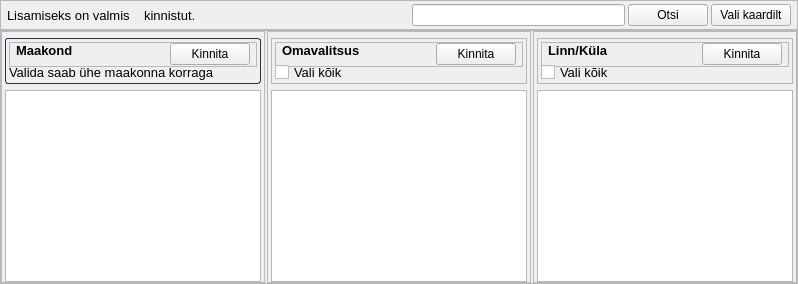
                     <widget class="QWidget" name="wCadastrals_selector" native="true">
                      <property name="styleSheet">
                       <string notr="true"/>
                      </property>
                      <layout class="QVBoxLayout" name="verticalLayout_54">
                       <property name="spacing">
                        <number>0</number>
                       </property>
                       <property name="leftMargin">
                        <number>0</number>
                       </property>
                       <property name="topMargin">
                        <number>0</number>
                       </property>
                       <property name="rightMargin">
                        <number>0</number>
                       </property>
                       <property name="bottomMargin">
                        <number>0</number>
                       </property>
                       <item>
                        <widget class="QFrame" name="wOlAndmed_LabelHolder">
                         <property name="frameShape">
                          <enum>QFrame::StyledPanel</enum>
                         </property>
                         <property name="frameShadow">
                          <enum>QFrame::Raised</enum>
                         </property>
                         <layout class="QHBoxLayout" name="horizontalLayout_3">
                          <property name="spacing">
                           <number>3</number>
                          </property>
                          <property name="leftMargin">
                           <number>6</number>
                          </property>
                          <property name="topMargin">
                           <number>3</number>
                          </property>
                          <property name="rightMargin">
                           <number>6</number>
                          </property>
                          <property name="bottomMargin">
                           <number>3</number>
                          </property>
                          <item>
                           <widget class="QLabel" name="label_29">
                            <property name="font">
                             <font>
                              <pointsize>10</pointsize>
                             </font>
                            </property>
                            <property name="text">
                             <string>Lisamiseks on valmis</string>
                            </property>
                           </widget>
                          </item>
                          <item>
                           <widget class="QLabel" name="lblCount">
                            <property name="font">
                             <font>
                              <pointsize>10</pointsize>
                             </font>
                            </property>
                            <property name="text">
                             <string/>
                            </property>
                           </widget>
                          </item>
                          <item>
                           <widget class="QLabel" name="label_11">
                            <property name="font">
                             <font>
                              <pointsize>10</pointsize>
                             </font>
                            </property>
                            <property name="text">
                             <string>kinnistut.</string>
                            </property>
                           </widget>
                          </item>
                          <item>
                           <spacer name="horizontalSpacer_9">
                            <property name="orientation">
                             <enum>Qt::Horizontal</enum>
                            </property>
                            <property name="sizeHint" stdset="0">
                             <size>
                              <width>40</width>
                              <height>20</height>
                             </size>
                            </property>
                           </spacer>
                          </item>
                          <item>
                           <widget class="QLineEdit" name="leSearch_Add">
                            <property name="styleSheet">
                             <string notr="true"/>
                            </property>
                           </widget>
                          </item>
                          <item>
                           <widget class="QPushButton" name="pbSearch_Add">
                            <property name="text">
                             <string>Otsi</string>
                            </property>
                            <property name="icon">
                             <iconset>
                              <normaloff>icons/Icons_hele/search.svg</normaloff>icons/Icons_hele/search.svg</iconset>
                            </property>
                            <property name="iconSize">
                             <size>
                              <width>18</width>
                              <height>18</height>
                             </size>
                            </property>
                           </widget>
                          </item>
                          <item>
                           <widget class="QPushButton" name="pbCooseFromMap_Add">
                            <property name="text">
                             <string>Vali kaardilt</string>
                            </property>
                            <property name="icon">
                             <iconset>
                              <normaloff>icons/Icons_hele/mouse-pointer.svg</normaloff>icons/Icons_hele/mouse-pointer.svg</iconset>
                            </property>
                            <property name="iconSize">
                             <size>
                              <width>18</width>
                              <height>18</height>
                             </size>
                            </property>
                           </widget>
                          </item>
                         </layout>
                        </widget>
                       </item>
                       <item>
                        <widget class="QFrame" name="Frame_Selector_MainFrame">
                         <property name="styleSheet">
                          <string notr="true"/>
                         </property>
                         <property name="frameShape">
                          <enum>QFrame::StyledPanel</enum>
                         </property>
                         <property name="frameShadow">
                          <enum>QFrame::Raised</enum>
                         </property>
                         <layout class="QHBoxLayout" name="horizontalLayout_13">
                          <property name="spacing">
                           <number>2</number>
                          </property>
                          <property name="leftMargin">
                           <number>0</number>
                          </property>
                          <property name="topMargin">
                           <number>0</number>
                          </property>
                          <property name="rightMargin">
                           <number>0</number>
                          </property>
                          <property name="bottomMargin">
                           <number>0</number>
                          </property>
                          <item>
                           <widget class="QFrame" name="Frame_Selector_County">
                            <property name="styleSheet">
                             <string notr="true"/>
                            </property>
                            <property name="frameShape">
                             <enum>QFrame::StyledPanel</enum>
                            </property>
                            <property name="frameShadow">
                             <enum>QFrame::Raised</enum>
                            </property>
                            <layout class="QVBoxLayout" name="verticalLayout_53">
                             <property name="spacing">
                              <number>6</number>
                             </property>
                             <property name="leftMargin">
                              <number>3</number>
                             </property>
                             <property name="topMargin">
                              <number>6</number>
                             </property>
                             <property name="rightMargin">
                              <number>3</number>
                             </property>
                             <property name="bottomMargin">
                              <number>0</number>
                             </property>
                             <item>
                              <widget class="QFrame" name="frame_10">
                               <property name="minimumSize">
                                <size>
                                 <width>0</width>
                                 <height>46</height>
                                </size>
                               </property>
                               <property name="maximumSize">
                                <size>
                                 <width>16777215</width>
                                 <height>46</height>
                                </size>
                               </property>
                               <property name="styleSheet">
                                <string notr="true">   #frame_10 {

        border: 1px solid #2c313c;
        border-radius: 3px;
		
    }
</string>
                               </property>
                               <property name="frameShape">
                                <enum>QFrame::StyledPanel</enum>
                               </property>
                               <property name="frameShadow">
                                <enum>QFrame::Raised</enum>
                               </property>
                               <layout class="QVBoxLayout" name="verticalLayout_28">
                                <property name="leftMargin">
                                 <number>3</number>
                                </property>
                                <property name="topMargin">
                                 <number>3</number>
                                </property>
                                <property name="rightMargin">
                                 <number>3</number>
                                </property>
                                <property name="bottomMargin">
                                 <number>3</number>
                                </property>
                                <item alignment="Qt::AlignTop">
                                 <widget class="QFrame" name="Frame_Tools_County">
                                  <property name="minimumSize">
                                   <size>
                                    <width>0</width>
                                    <height>25</height>
                                   </size>
                                  </property>
                                  <property name="styleSheet">
                                   <string notr="true"/>
                                  </property>
                                  <property name="frameShape">
                                   <enum>QFrame::StyledPanel</enum>
                                  </property>
                                  <property name="frameShadow">
                                   <enum>QFrame::Raised</enum>
                                  </property>
                                  <layout class="QHBoxLayout" name="horizontalLayout_4">
                                   <property name="spacing">
                                    <number>0</number>
                                   </property>
                                   <property name="leftMargin">
                                    <number>6</number>
                                   </property>
                                   <property name="topMargin">
                                    <number>0</number>
                                   </property>
                                   <property name="rightMargin">
                                    <number>6</number>
                                   </property>
                                   <property name="bottomMargin">
                                    <number>0</number>
                                   </property>
                                   <item alignment="Qt::AlignTop">
                                    <widget class="QLabel" name="lblCounty">
                                     <property name="font">
                                      <font>
                                       <pointsize>10</pointsize>
                                       <weight>75</weight>
                                       <bold>true</bold>
                                      </font>
                                     </property>
                                     <property name="text">
                                      <string>Maakond</string>
                                     </property>
                                    </widget>
                                   </item>
                                   <item alignment="Qt::AlignRight">
                                    <widget class="QPushButton" name="pbDone_County">
                                     <property name="text">
                                      <string>Kinnita</string>
                                     </property>
                                    </widget>
                                   </item>
                                  </layout>
                                 </widget>
                                </item>
                                <item>
                                 <widget class="QLabel" name="label_12">
                                  <property name="font">
                                   <font>
                                    <pointsize>10</pointsize>
                                   </font>
                                  </property>
                                  <property name="toolTip">
                                   <string extracomment="Valida saab ühe maakonna korraga"/>
                                  </property>
                                  <property name="text">
                                   <string>Valida saab ühe maakonna korraga</string>
                                  </property>
                                 </widget>
                                </item>
                               </layout>
                              </widget>
                             </item>
                             <item>
                              <widget class="QListWidget" name="listWidget_county">
                               <property name="styleSheet">
                                <string notr="true"/>
                               </property>
                              </widget>
                             </item>
                            </layout>
                           </widget>
                          </item>
                          <item>
                           <widget class="QFrame" name="Frame_Selector_State">
                            <property name="styleSheet">
                             <string notr="true"/>
                            </property>
                            <property name="frameShape">
                             <enum>QFrame::StyledPanel</enum>
                            </property>
                            <property name="frameShadow">
                             <enum>QFrame::Raised</enum>
                            </property>
                            <layout class="QVBoxLayout" name="verticalLayout_33">
                             <property name="spacing">
                              <number>6</number>
                             </property>
                             <property name="leftMargin">
                              <number>3</number>
                             </property>
                             <property name="topMargin">
                              <number>6</number>
                             </property>
                             <property name="rightMargin">
                              <number>3</number>
                             </property>
                             <property name="bottomMargin">
                              <number>0</number>
                             </property>
                             <item>
                              <widget class="QFrame" name="frame_8">
                               <property name="minimumSize">
                                <size>
                                 <width>0</width>
                                 <height>46</height>
                                </size>
                               </property>
                               <property name="maximumSize">
                                <size>
                                 <width>16777215</width>
                                 <height>46</height>
                                </size>
                               </property>
                               <property name="frameShape">
                                <enum>QFrame::StyledPanel</enum>
                               </property>
                               <property name="frameShadow">
                                <enum>QFrame::Raised</enum>
                               </property>
                               <layout class="QVBoxLayout" name="verticalLayout_26">
                                <property name="spacing">
                                 <number>6</number>
                                </property>
                                <property name="leftMargin">
                                 <number>3</number>
                                </property>
                                <property name="topMargin">
                                 <number>3</number>
                                </property>
                                <property name="rightMargin">
                                 <number>3</number>
                                </property>
                                <property name="bottomMargin">
                                 <number>3</number>
                                </property>
                                <item alignment="Qt::AlignTop">
                                 <widget class="QFrame" name="frame_11">
                                  <property name="minimumSize">
                                   <size>
                                    <width>0</width>
                                    <height>25</height>
                                   </size>
                                  </property>
                                  <property name="frameShape">
                                   <enum>QFrame::StyledPanel</enum>
                                  </property>
                                  <property name="frameShadow">
                                   <enum>QFrame::Raised</enum>
                                  </property>
                                  <layout class="QHBoxLayout" name="horizontalLayout">
                                   <property name="spacing">
                                    <number>0</number>
                                   </property>
                                   <property name="leftMargin">
                                    <number>6</number>
                                   </property>
                                   <property name="topMargin">
                                    <number>0</number>
                                   </property>
                                   <property name="rightMargin">
                                    <number>6</number>
                                   </property>
                                   <property name="bottomMargin">
                                    <number>0</number>
                                   </property>
                                   <item alignment="Qt::AlignTop">
                                    <widget class="QLabel" name="lblState">
                                     <property name="font">
                                      <font>
                                       <pointsize>10</pointsize>
                                       <weight>75</weight>
                                       <bold>true</bold>
                                      </font>
                                     </property>
                                     <property name="text">
                                      <string>Omavalitsus</string>
                                     </property>
                                    </widget>
                                   </item>
                                   <item alignment="Qt::AlignRight">
                                    <widget class="QPushButton" name="pbDone_State">
                                     <property name="text">
                                      <string>Kinnita</string>
                                     </property>
                                     <property name="iconSize">
                                      <size>
                                       <width>14</width>
                                       <height>14</height>
                                      </size>
                                     </property>
                                     <property name="flat">
                                      <bool>false</bool>
                                     </property>
                                    </widget>
                                   </item>
                                  </layout>
                                 </widget>
                                </item>
                                <item>
                                 <widget class="QCheckBox" name="cbChooseAll_States">
                                  <property name="font">
                                   <font>
                                    <pointsize>10</pointsize>
                                   </font>
                                  </property>
                                  <property name="text">
                                   <string>Vali kõik</string>
                                  </property>
                                 </widget>
                                </item>
                               </layout>
                              </widget>
                             </item>
                             <item>
                              <widget class="QListWidget" name="listWidget_State">
                               <property name="styleSheet">
                                <string notr="true"/>
                               </property>
                              </widget>
                             </item>
                            </layout>
                           </widget>
                          </item>
                          <item>
                           <widget class="QFrame" name="Frame_Selector_City">
                            <property name="styleSheet">
                             <string notr="true"/>
                            </property>
                            <property name="frameShape">
                             <enum>QFrame::StyledPanel</enum>
                            </property>
                            <property name="frameShadow">
                             <enum>QFrame::Raised</enum>
                            </property>
                            <layout class="QVBoxLayout" name="verticalLayout_52">
                             <property name="spacing">
                              <number>6</number>
                             </property>
                             <property name="leftMargin">
                              <number>3</number>
                             </property>
                             <property name="topMargin">
                              <number>6</number>
                             </property>
                             <property name="rightMargin">
                              <number>3</number>
                             </property>
                             <property name="bottomMargin">
                              <number>0</number>
                             </property>
                             <item>
                              <widget class="QFrame" name="frame_9">
                               <property name="minimumSize">
                                <size>
                                 <width>0</width>
                                 <height>46</height>
                                </size>
                               </property>
                               <property name="maximumSize">
                                <size>
                                 <width>16777215</width>
                                 <height>46</height>
                                </size>
                               </property>
                               <property name="frameShape">
                                <enum>QFrame::StyledPanel</enum>
                               </property>
                               <property name="frameShadow">
                                <enum>QFrame::Raised</enum>
                               </property>
                               <layout class="QVBoxLayout" name="verticalLayout_27">
                                <property name="spacing">
                                 <number>6</number>
                                </property>
                                <property name="leftMargin">
                                 <number>3</number>
                                </property>
                                <property name="topMargin">
                                 <number>3</number>
                                </property>
                                <property name="rightMargin">
                                 <number>3</number>
                                </property>
                                <property name="bottomMargin">
                                 <number>3</number>
                                </property>
                                <item alignment="Qt::AlignTop">
                                 <widget class="QFrame" name="Frame_Tools_City">
                                  <property name="minimumSize">
                                   <size>
                                    <width>0</width>
                                    <height>25</height>
                                   </size>
                                  </property>
                                  <property name="styleSheet">
                                   <string notr="true"/>
                                  </property>
                                  <property name="frameShape">
                                   <enum>QFrame::StyledPanel</enum>
                                  </property>
                                  <property name="frameShadow">
                                   <enum>QFrame::Raised</enum>
                                  </property>
                                  <layout class="QHBoxLayout" name="horizontalLayout_28">
                                   <property name="spacing">
                                    <number>0</number>
                                   </property>
                                   <property name="leftMargin">
                                    <number>6</number>
                                   </property>
                                   <property name="topMargin">
                                    <number>0</number>
                                   </property>
                                   <property name="rightMargin">
                                    <number>6</number>
                                   </property>
                                   <property name="bottomMargin">
                                    <number>0</number>
                                   </property>
                                   <item alignment="Qt::AlignTop">
                                    <widget class="QLabel" name="lblCity">
                                     <property name="font">
                                      <font>
                                       <pointsize>10</pointsize>
                                       <weight>75</weight>
                                       <bold>true</bold>
                                      </font>
                                     </property>
                                     <property name="text">
                                      <string>Linn/Küla</string>
                                     </property>
                                    </widget>
                                   </item>
                                   <item alignment="Qt::AlignRight">
                                    <widget class="QPushButton" name="pbDoneCity">
                                     <property name="text">
                                      <string>Kinnita</string>
                                     </property>
                                     <property name="iconSize">
                                      <size>
                                       <width>14</width>
                                       <height>14</height>
                                      </size>
                                     </property>
                                    </widget>
                                   </item>
                                  </layout>
                                 </widget>
                                </item>
                                <item>
                                 <widget class="QCheckBox" name="cbChooseAll_Cities">
                                  <property name="font">
                                   <font>
                                    <pointsize>10</pointsize>
                                   </font>
                                  </property>
                                  <property name="text">
                                   <string>Vali kõik</string>
                                  </property>
                                 </widget>
                                </item>
                               </layout>
                              </widget>
                             </item>
                             <item>
                              <widget class="QListWidget" name="listWidget_City">
                               <property name="styleSheet">
                                <string notr="true"/>
                               </property>
                              </widget>
                             </item>
                            </layout>
                           </widget>
                          </item>
                         </layout>
                        </widget>
                       </item>
                      </layout>
                     </widget>
